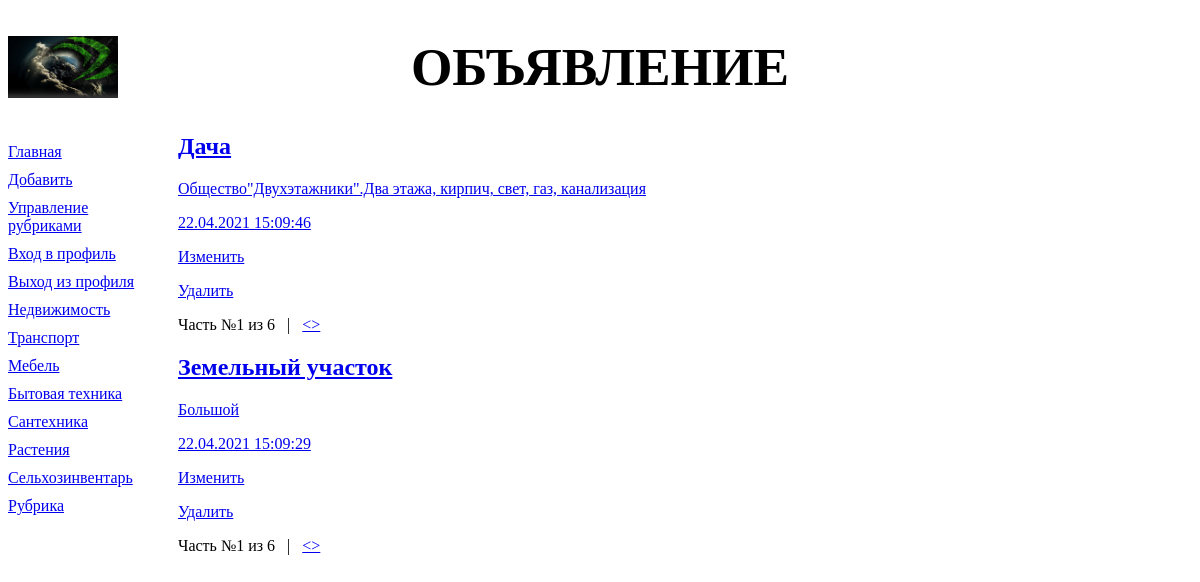
/bboard/, run on the app's committed database.
### bboard/models.py (models this page shows, shortened)
class Rubric(models.Model):
    name = models.CharField(max_length=20, db_index=True, verbose_name='Название')
    order = models.SmallIntegerField(default=0, db_index=True)
    objects = RubricManager()
    class Meta:
        verbose_name_plural = 'Рубрики'
        verbose_name = 'Рубрика'
        ordering = ['order', 'name']

class Bb(models.Model):
    title = models.CharField(max_length=50, verbose_name='Товар')
    content = models.TextField(null=True, blank=True, verbose_name='Описание')
    price = models.FloatField(null=True, blank=True, verbose_name='Цена')
    published = models.DateTimeField(auto_now_add=True, db_index=True, verbose_name='Опубликованно')
    rubric = models.ForeignKey('Rubric', null=True, on_delete=models.PROTECT, verbose_name='Рубрика')
    objects = models.Manager()
    revers = BbManager()
    def title_and_price(self):
        if self.price:
            return '%s (%.2f)' % (self.title, self.price)
        else:
            return self.title
    title_and_price.short_description = 'Название и цена'
    class Meta:
        verbose_name_plural = 'Объявления'
        verbose_name = 'Объявление'
        ordering = ['-published']

### bboard/views.py (the view)
def index(request):
        bbs = Bb.objects.order_by()
        rubrics = Rubric.objects.all()
        paginator = Paginator(bbs, 2)
        if 'page' in request.GET:
            page_num = request.GET['page']
        else:
            page_num = 1
        page = paginator.get_page(page_num)
        context = {'bbs': page.object_list, 'rubrics' : rubrics, 'page': page}
        return render(request, 'bboard/index.html', context)

### bboard/models.py (called while the page is built)
    def get_queryset(self):
        return RubricQuerySet(self.model, using=self._db)

### bboard/templates/bboard/index.html (shortened to what this page needs)
{% extends "layout/basic.html" %}
{% block content %}
{% for bb in bbs|dictsort:'title' %}
<div class="b">
	<h2><a href="{% url 'detail' pk=bb.pk %}">{{ bb.title }} </h2>
	<p> {{ bb.content }} </p>
	<p>{{ bb.published|date:"d.m.Y H:i:s" }}</p>
	<p><a href="{% url 'bb_form' pk=bb.pk %}">Изменить</a></p>
	<p><a href="{% url 'bb_confirm_delete' pk=bb.pk %}">Удалить</a></p>
</div>
<div>
	Часть №{{ page.number }} из {{ page.paginator.num_pages }}
	{% if page.has_next %}
	&nbsp;&nbsp;|&nbsp;&nbsp;
	<a href="?page={{ page.next_page_number }}">&lt;></a>
	{% endif %}
</div>
{% endfor %}
{% endblock %}

### bboard/templates/layout/basic.html (shortened to what this page needs)
{% load static %}
<!DOCTYPE html>
<html>
	<head>
		<link rel="stylesheet" type="text/css" href="{% static 'bboard/style.css' %}">
	</head>
	<body>
		<header>
			<h1>Объявление</h1>
		</header>
		<nav>
			<a href="{% url 'index' %}">Главная</a>
			<a href="{% url 'add' %}">Добавить</a>
			<a href="{% url 'rubrics' %}">Управление рубриками</a>
			<a href="{% url 'login' %}">Вход в профиль</a>
			<a href="{% url 'logout' %}">Выход из профиля</a>
			{% for rubric in rubrics %}
			<a href="{% url 'by_rubric' rubric.pk %}">{{ rubric.name }}</a>
			{% endfor %}
		</nav>
		<section>
		{% block content %}
		{% endblock %}
		</section>
	</body>
</html>

### bboard/static/bboard/style.css (style rules this page uses)
header h1 { font-size: 40pt; text-transform : uppercase; text-align: center; background: url("bg.jpg") left / auto 100% no-repeat; }
nav { font-size: : 16pt; width: 150px; float: left; }
nav a { display: block; margin: 10px 0px; }
section { margin-left: 170px; }

### data on the page
Rubric: name "Недвижимость"
Rubric: name "Транспорт"
Rubric: name "Мебель"
Rubric: name "Бытовая техника"
Rubric: name "Сантехника"
Rubric: name "Растения"
Rubric: name "Сельхозинвентарь"
Rubric: name "Рубрика"
Bb: title "Дача", content "Общество\"Двухэтажники\".Два этажа, кирпич, свет, газ, канализация", published "22.04.2021 15:09:46", number "1", paginator.num_pages "6"
Bb: title "Земельный участок", content "Большой", published "22.04.2021 15:09:29", number "1", paginator.num_pages "6"
